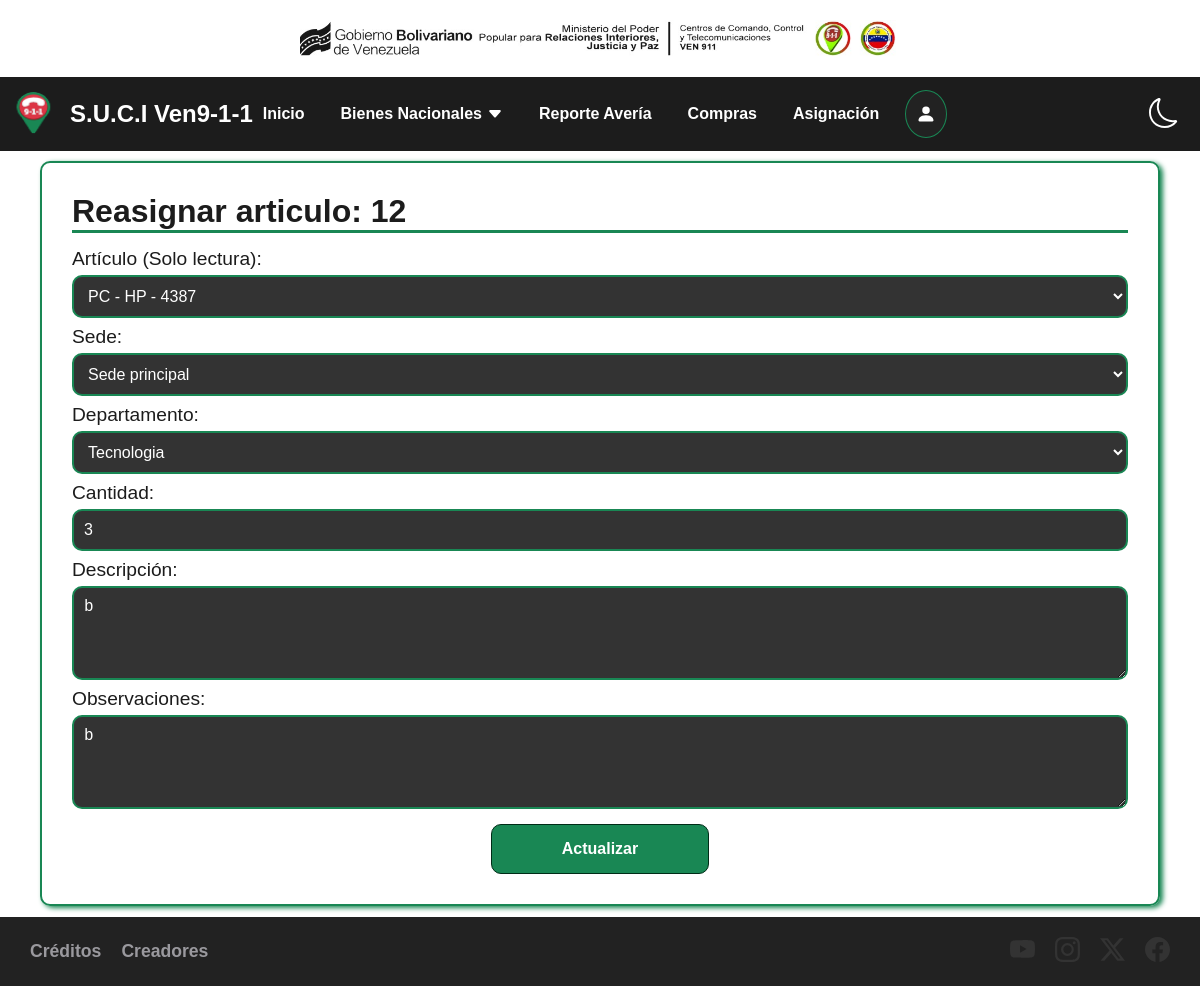
The app's page /bienes/asignacion/12/ with its own data.
### administracion/models.py (models this page shows)
class Asignacion(models.Model):
    articulo = models.ForeignKey(Articulo, on_delete=models.CASCADE)
    sede = models.ForeignKey(Sede, on_delete=models.CASCADE)
    departamento = models.ForeignKey(Departamento, on_delete=models.CASCADE)
    cantidad = models.IntegerField()
    descripcion = models.TextField(max_length=255)
    observaciones = models.TextField(max_length=255)
    user = models.ForeignKey(User, on_delete=models.CASCADE)

class Articulo(models.Model):
    descripcion = models.TextField(max_length=255)
    marca = models.CharField(max_length=255, blank=True, null=True)
    modelo = models.CharField(max_length=255, blank=True, null=True)
    serial = models.CharField(max_length=255, blank=True, null=True)
    placa = models.CharField(max_length=255, blank=True, null=True)
    cantidad_combustible = models.IntegerField(blank=True, null=True)
    codigo_bn = models.CharField(max_length=255, blank=True, null=True)
    cantidad = models.IntegerField()
    tipo_articulo = models.ForeignKey(TipoArticulo, on_delete=models.CASCADE)
    condicion = models.ForeignKey(Condicion, on_delete=models.CASCADE)
    fecha_adq = models.DateField()
    asignado = models.BooleanField(default=False)
    user = models.ForeignKey(User, on_delete=models.CASCADE)
    created_at = models.DateTimeField(default=timezone.now)
    def __str__(self):
        return self.descripcion + ' - ' + str(self.marca) + ' - ' + str(self.modelo)

### administracion/views.py (the view, shortened to what this page needs)
# urls.py: path('bienes/asignacion/<int:asignacion_id>/', views.update_asignacion, name='update_asignacion'),
def update_asignacion(request, asignacion_id):
    if request.method == 'GET':
        asignacion = get_object_or_404(Asignacion, pk=asignacion_id)
        form = AsignacionUpdateForm(instance=asignacion)
        return render(request, 'asignacion/update_asignacion.html', {
            'asignacion': asignacion,
            'form': form
        })

### administracion/forms.py
class AsignacionUpdateForm(forms.ModelForm):
    class Meta:
        model = Asignacion
        fields = ['articulo', 'sede', 'departamento', 'cantidad', 'descripcion', 'observaciones']
        labels = {
                    'articulo': 'Artículo (Solo lectura)',
                    'sede': 'Sede',
                    'departamento': 'Departamento',
                    'cantidad': 'Cantidad',
                    'descripcion': 'Descripción',
                    'observaciones': 'Observaciones',
        }
        widgets = {
            'articulo': forms.Select(attrs={'style': 'pointer-events: none;', 'readonly' : 'readonly'}),
        }

### administracion/models.py (called while the page is built)
    def __str__(self):
        return self.nombre

    def __str__(self):
        return self.nombre

### administracion/templates/asignacion/update_asignacion.html (shortened to what this page needs)
{% extends 'base.html' %}
{% block content %}
    <main class="content-form">
        <div>
            <form method="POST">
                <h1>Reasignar articulo: {{ asignacion.id }}</h1>
                <div class="form-control">
                    {{ form }}
                </div>
                <div class="div-button">
                    <button>
                        Actualizar
                    </button>
                </div>
            </form>
        </div>
    </main>
{% endblock %}

### administracion/static/css/main.css (style rules this page uses)
:root { --grid-unit: 1rem; --border-radius-base: 0.5rem; }
[data-theme="light"] { --color-bg: #ffffff; --color-fg: #1c1c1c; }
body { background-color: var(--color-bg); color: var(--color-fg); margin: 0; font-family: sans-serif; }

### records on screen
Asignacion: id "12", articulo "PC - HP - 4387", sede "Sede principal", departamento "Tecnologia", cantidad "3", observaciones "b"
Articulo: descripcion "b"
